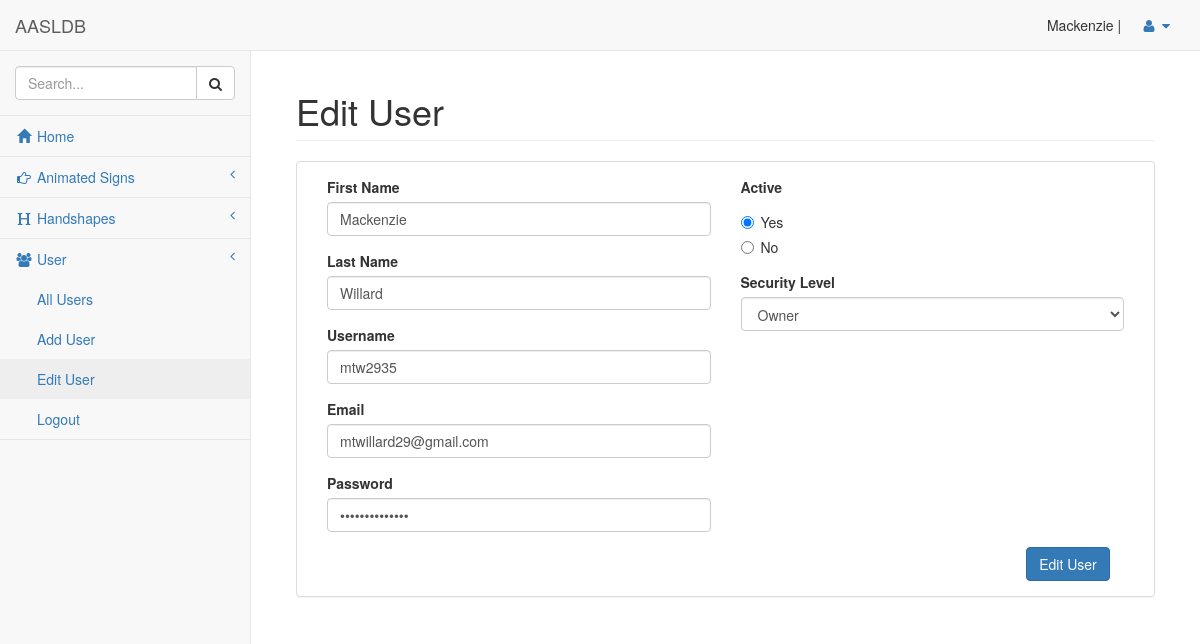
The page /pages/user.php?type=2 (signed in) on the database its author committed.
### tables this page shows
CREATE TABLE `users` (
  `id` int(11) NOT NULL COMMENT 'Unique identifier for all users',
  `username` varchar(10) NOT NULL,
  `password` varbinary(20) NOT NULL COMMENT 'Password is encrypted with AES',
  `security_level` int(11) NOT NULL COMMENT '2 = Admin 1 = user',
  `first_name` char(20) NOT NULL,
  `last_name` char(20) NOT NULL,
  `active` int(11) NOT NULL COMMENT '0 = Inactive 1 = Active',
  `email` varchar(50) NOT NULL
);

### classes/usersClass.php (called while the page is built, shortened)
<?php
class users {
    protected $_id;
    protected $_username;
    protected $_password;
    protected $_first_name;
    protected $_last_name;
    protected $_active;
    protected $_email;
    public function __construct1($id) {
        $this->_id = $id;
    }
    public function getUsername() {
        return $this->_username;
    }
    public function getPassword() {
        return $this->_password;
    }
    public function getFirst_name() {
        return $this->_first_name;
    }
    public function getLast_name() {
        return $this->_last_name;
    }
    public function getActive() {
        return $this->_active;
    }
    public function getEmail() {
        return $this->_email;
    }
    public function getUserInfo() {
        $sql = "SELECT * FROM users WHERE users.id = " . $this->_id;
        include '../include/connection_open.inc.php';
        $result = $conn->query($sql);
        while ($row = $result->fetch_assoc()) {
            $this->_username = $row["username"];
            $this->_password = $row["password"];
            $this->_first_name = $row["first_name"];
            $this->_last_name = $row["last_name"];
            $this->_active = $row["active"];
            $this->_email = $row["email"];
        }
    }
}

### include/userEditForm.inc.php (the view, shortened to what this page needs)
<?php
include '../classes/usersClass.php';
if ($_SESSION["editUser"] == "") {
    $user = new users($_SESSION["userId"]);
    $user->getUserInfo();
} else {
    $user = new users($_SESSION["editUser"]);
    $user->getUserInfo();
}
?>
<form name="userInput" id="userInputId"  method="POST" action="">
    <div class="col-lg-6">
        <div class="form-group" id="first-name-container">
            <label class="control-label">First Name</label>
            <input class="form-control" name="inputUserFirstName" id="fName" placeholder="John" value="<?php echo $user->getFirst_name();?>">
        </div>
        <div class="form-group" id="last-name-container">
            <label class="control-label">Last Name</label>
            <input class="form-control" name="inputUserLastName" id="lName" placeholder="Smith" value="<?php echo $user->getLast_name();?>">
        </div>
        <div class="form-group" id="username-container">
            <label class="control-label">Username</label>
            <input class="form-control" name="inputUserUsername" id="uName" placeholder="jxs1234" value="<?php echo $user->getUsername();?>">
        </div>
        <div class="form-group" id="email-container">
            <label class="control-label">Email</label>
            <input type="email" class="form-control" name="inputUserEmail" id="email" placeholder="jxs1234@email.com" value="<?php echo $user->getEmail();?>">
        </div>
        <div class="form-group" id="password-container">
            <label class="control-label">Password</label>
            <input type="password" class="form-control" name="inputUserPassword" id="pword" placeholder="" value="<?php echo $user->getPassword();?>">
        </div>
    </div>
    <div class="col-lg-6">
        <div class="form-group" id="active-container">
            <label class="control-label">Active</label>
            <div class="radio">
                <label>
                    <?php
                        if($user->getActive() == 1){
                            echo '<input type="radio" name="optionsActive" id="optionsActive" value="1" checked>Yes';
                        }else{
                            echo '<input type="radio" name="optionsActive" id="optionsActive" value="1">Yes';
                        }
                    ?>
                </label>
            </div>
            <div class="radio">
                <label>
                    <?php
                        if($user->getActive() == 0){
                            echo '<input type="radio" name="optionsActive" id="optionsActive" value="0" checked>No';
                        }else{
                            echo '<input type="radio" name="optionsActive" id="optionsActive" value="0">No';
                        }
                    ?>
                </label>
            </div>
        </div>
        <div class="form-group" id="security-level-container">
            <label class="control-label">Security Level</label>
            <?php
                if($secLevel == 1){
                    echo'<p class="form-control-static">User</p>';
                }else{
                    echo '<select class="form-control" name="selectSecurityLevel" id="secLevel">';
                    if($secLevel == 3){
                        echo '<option value="3" id="sec3">Owner</option>';
                    }
                    echo '</select>';
                }
            ?>
        </div>
    </div>
    <div class="row">
        <div class="col-lg-2 col-lg-offset-10 col-md-2 col-md-offset-10 col-sm-3 col-sm-offset-9 col-xs-3 col-xs-9 ">
            <button type="button" onclick="return <?php echo $jsCheck; ?>" class="btn btn-primary"><?php echo $userAddEdit; ?></button>
        </div>
    </div>
</form>

### rows shown on the page
users: inputUserFirstName "Mackenzie", inputUserLastName "Willard", inputUserUsername "mtw2935", inputUserEmail "mtwillard29@gmail.com"

### other values the page prints
$_SESSION["firstName"] "Mackenzie"
$userAddEdit "Edit User"
